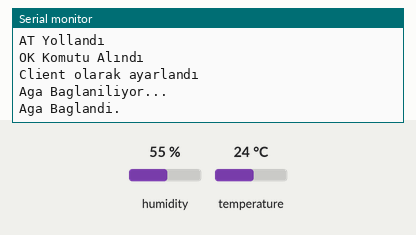
Recording of a sketch running on a simulated Arduino Uno, built with avr-gcc and run on an emulated ATmega328P. Shown: the last lines printed to the serial monitor. The test bench sets the inputs (shaded band); at power-on: humidity 55 %, temperature 24 °C. The modem accepts every AT command (registered, SIM ready, sends succeed) and sends nothing else.

Above: at 2.2 s.
2.3 s: humidity set to 22 %
At 5.5 s:
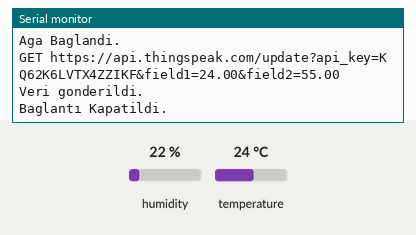
5.6 s: temperature set to 12 °C
7.1 s: humidity set to 40 %
At 10.0 s:
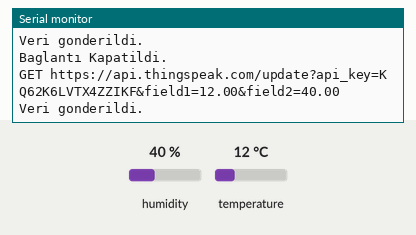

The sketch:

wifi_modul.ino
```cpp
#include <SoftwareSerial.h>                                   //SoftwareSerial kütüphanimizi ekliyoruz.
#include <dht11.h>                                            //DHT11 sensör kütüphanemizi ekliyoruz.

String agAdi = "BEYAZIT 2.4";                 //Ağımızın adını buraya yazıyoruz.
String agSifresi = "1212121212";           //Ağımızın şifresini buraya yazıyoruz.

int rxPin = 3;                                               //ESP8266 RX pini
int txPin = 4;                                               //ESP8266 TX pini
int dht11Pin = 5;

String ip = "184.106.153.149";                                //Thingspeak ip adresi
float sicaklik, nem;

dht11 DHT11;

SoftwareSerial esp(rxPin, txPin);                             //Seri haberleşme pin ayarlarını yapıyoruz.

void setup() {

  Serial.begin(9600);  //Seri port ile haberleşmemizi başlatıyoruz.
  Serial.println("Started");
  esp.begin(115200);                                          //ESP8266 ile seri haberleşmeyi başlatıyoruz.
  esp.println("AT");                                          //AT komutu ile modül kontrolünü yapıyoruz.
  Serial.println("AT Yollandı");
  while(!esp.find("OK")){                                     //Modül hazır olana kadar bekliyoruz.
    esp.println("AT");
    Serial.println("ESP8266 Bulunamadı.");
  }
  Serial.println("OK Komutu Alındı");
  esp.println("AT+CWMODE=1");                                 //ESP8266 modülünü client olarak ayarlıyoruz.
  while(!esp.find("OK")){                                     //Ayar yapılana kadar bekliyoruz.
    esp.println("AT+CWMODE=1");
    Serial.println("Ayar Yapılıyor....");
  }
  Serial.println("Client olarak ayarlandı");
  Serial.println("Aga Baglaniliyor...");
  esp.println("AT+CWJAP=\""+agAdi+"\",\""+agSifresi+"\"");    //Ağımıza bağlanıyoruz.
  while(!esp.find("OK"));                                     //Ağa bağlanana kadar bekliyoruz.
  Serial.println("Aga Baglandi.");
  delay(1000);
}
void loop() {
  esp.println("AT+CIPSTART=\"TCP\",\""+ip+"\",80");           //Thingspeak'e bağlanıyoruz.
  if(esp.find("Error")){                                      //Bağlantı hatası kontrolü yapıyoruz.
    Serial.println("AT+CIPSTART Error");
  }
  DHT11.read(dht11Pin);
  sicaklik = (float)DHT11.temperature;
  nem = (float)DHT11.humidity;
  String veri = "GET https://api.thingspeak.com/update?api_key=KQ62K6LVTX4ZZIKF";   //Thingspeak komutu. Key kısmına kendi api keyimizi yazıyoruz.                                   //Göndereceğimiz sıcaklık değişkeni
  veri += "&field1=";
  veri += String(sicaklik);
  veri += "&field2=";
  veri += String(nem);                                        //Göndereceğimiz nem değişkeni
  veri += "\r\n\r\n";
  esp.print("AT+CIPSEND=");                                   //ESP'ye göndereceğimiz veri uzunluğunu veriyoruz.
  esp.println(veri.length()+2);
  delay(2000);
  if(esp.find(">")){                                          //ESP8266 hazır olduğunda içindeki komutlar çalışıyor.
    esp.print(veri);                                          //Veriyi gönderiyoruz.
    Serial.println(veri);
    Serial.println("Veri gonderildi.");
    delay(1000);
  }
  Serial.println("Baglantı Kapatildi.");
  esp.println("AT+CIPCLOSE");                                //Bağlantıyı kapatıyoruz
  delay(1000);                                               //Yeni veri gönderimi için 1 dakika bekliyoruz.
}
```

Measured:
- after the input at 7.1 s, the serial monitor: prints a new line after 2.1 s (image 2)
